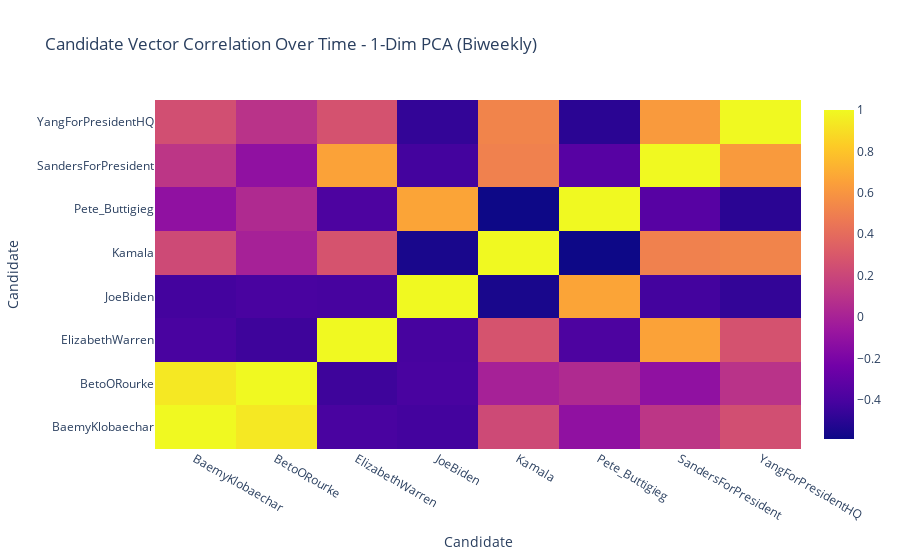

Notebook cell for this chart:
### Code cell
labels = pivot.columns
data = go.Heatmap(z=correlation, y=labels, x=labels)

layout = {
    "title": "Candidate Vector Correlation Over Time - 1-Dim PCA ({})".format(TIME_FRAME.title()),
    "xaxis": {"title": "Candidate"},
    "yaxis": {"title": "Candidate"},
}
fig = go.Figure(data=data,layout=layout)
fig.write_html("visualizations/temporal/{}_1_dim_correlation.html".format(TIME_FRAME))
fig.show()

### Figure 1 — Plotly figure (JSON) as saved in the notebook; plotly's stock layout.template omitted (floating-point values rounded to 4 significant figures; data arrays with more than 128 entries replaced by an {"elided": "..."} marker saying what was removed)
{"data": [{"type": "heatmap", "x": ["BaemyKlobaechar", "BetoORourke", "ElizabethWarren", "JoeBiden", "Kamala", "Pete_Buttigieg", "SandersForPresident", "YangForPresidentHQ"], "y": ["BaemyKlobaechar", "BetoORourke", "ElizabethWarren", "JoeBiden", "Kamala", "Pete_Buttigieg", "SandersForPresident", "YangForPresidentHQ"], "z": {"elided": "53x53 float values"}}], "layout": {"title": {"text": "Candidate Vector Correlation Over Time - 1-Dim PCA (Biweekly)"}, "xaxis": {"title": {"text": "Candidate"}}, "yaxis": {"title": {"text": "Candidate"}}}}
